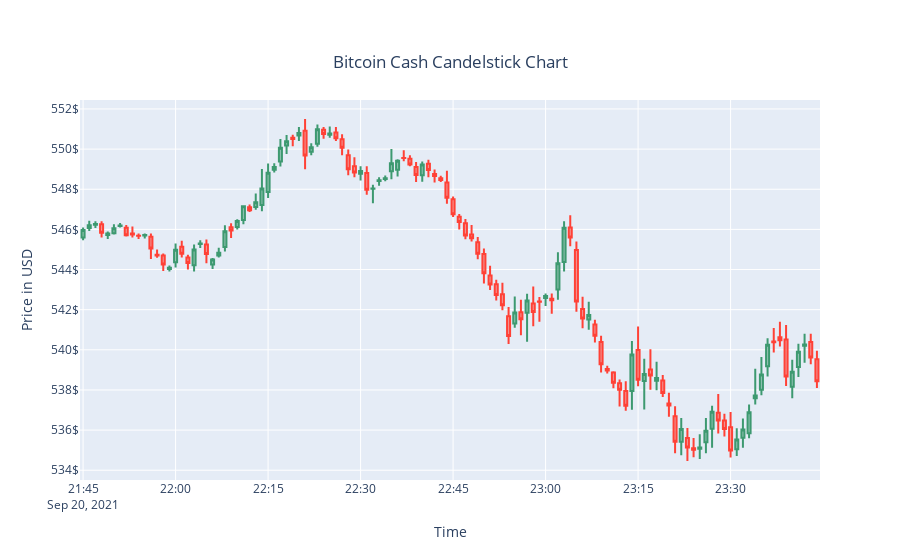

Notebook code cell kept with this figure:
### Markdown cell above
- Bitcoin Cash

### Code cell
btc_cash_plot = candelstick_chart(btc_cash[-120:], title="Bitcoin Cash")
btc_cash_plot.show()
